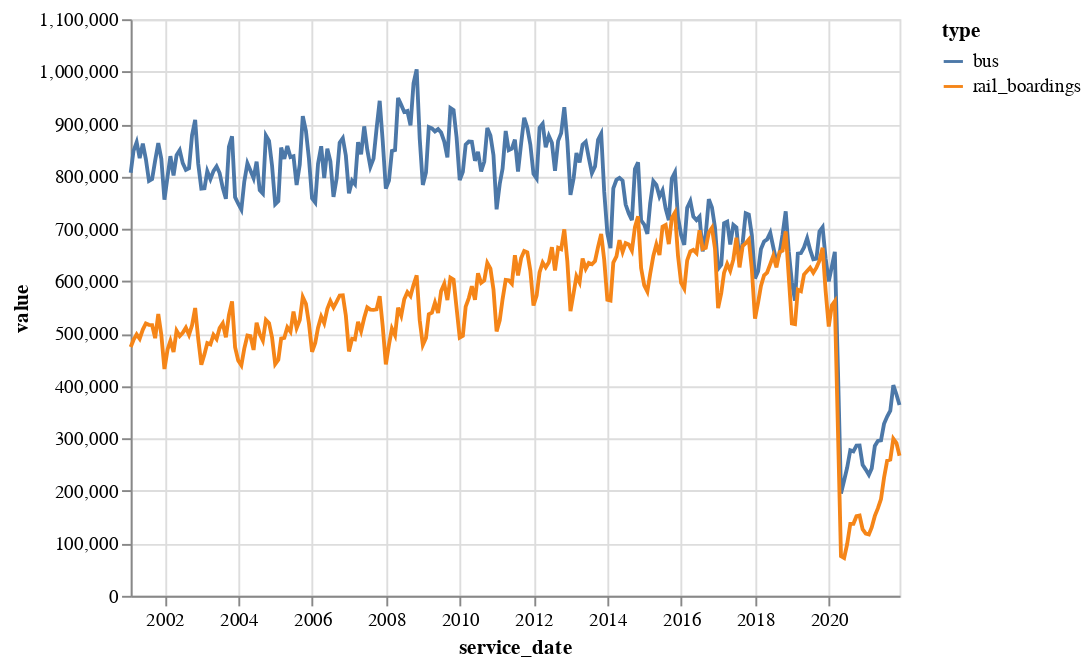

Notebook source saved alongside this figure:
### Markdown cell above
## Visualization
학습 모델을 만들기 전에, 데이터를 시각화해보자. 2001년부터 모인 데이터라 워낙에 양이 방대하므로, 월 별로 평균을 내서 시각화하겠다.

### Code cell
import altair as alt


alt.data_transformers.disable_max_rows()

df = RIDERSHIP.resample('M').mean(numeric_only=True).reset_index().melt(
    id_vars=['service_date'], value_vars=['bus', 'rail_boardings'],
    var_name='type'
)

alt.Chart(df).encode(
    x='service_date:T', y='value:Q', color='type:N'
).mark_line()

### Figure 1 — Vega-Lite specification as saved in the notebook (floating-point values rounded to 4 significant figures; data arrays with more than 128 entries replaced by an {"elided": "..."} marker saying what was removed)
{"config": {"view": {"continuousWidth": 400, "continuousHeight": 300}}, "data": {"name": "data-772cbd34e09eb174db842e656b02e9b5"}, "mark": "line", "encoding": {"color": {"field": "type", "type": "nominal"}, "x": {"field": "service_date", "type": "temporal"}, "y": {"field": "value", "type": "quantitative"}}, "$schema": "https://vega.github.io/schema/vega-lite/v4.17.0.json", "datasets": {"data-772cbd34e09eb174db842e656b02e9b5": {"elided": "502 records"}}}
